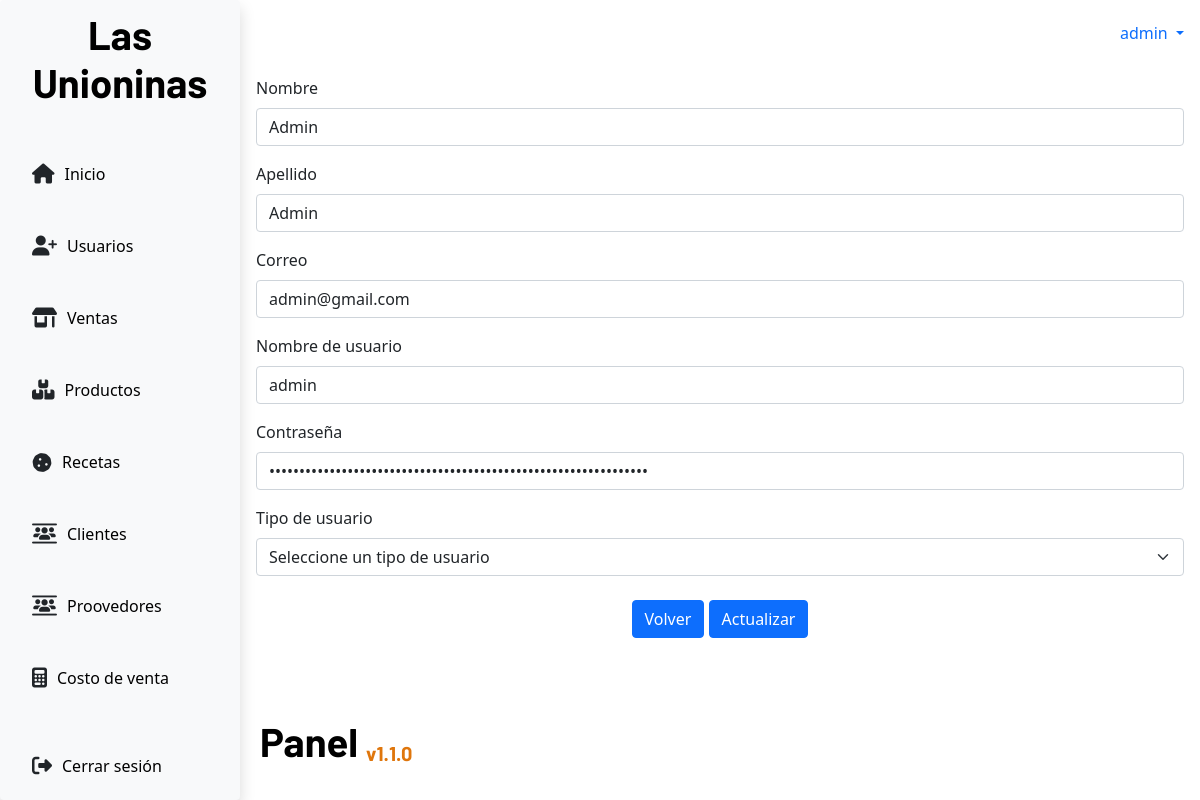
/users/update/4 (signed in), run on the app's committed database.
### app/models.py (models this page shows, shortened)
class UserCollaborator(models.Model):
    name = models.CharField(max_length=50,null=False)
    lastname = models.CharField(max_length=50,null=False)
    email = models.EmailField(max_length=100,null=False)
    username = models.CharField(max_length=50,null=False)
    password = models.BinaryField(max_length=150,null=False)
    role = models.CharField(
        max_length=20,
        choices=Roles.choices,
        default=Roles.NORMAL_USER
    )

### app/views.py (the view, shortened to what this page needs)
# urls.py: path('users/update/<int:id>',views.updateUser,name='updateUser'),
def updateUser(request,id):
    user = UserCollaborator.objects.get(id=id)
    admin = Roles.ADMIN
    normalUser = Roles.NORMAL_USER
    role = request.session.get("role")
    if role == "Admin":
        return render(request,'users/updateUser.html',{'user':user,'admin':admin,'normalUser':normalUser})
    else:
        return redirect("/")

### app/context_processors.py (called while the page is built)
def get_username(request):
    username = request.session.get('username', None)
    return {
        "username": username
    }

def get_role(request):
    role = request.session.get("role")
    return {
        "role": role
    }

def get_low_stock(request):
    low_stock = request.session.get("low_stock")
    return {
        "low_stock": low_stock
    }

### app/templates/users/updateUser.html (shortened to what this page needs)
{% extends 'base.html' %}
{% block content %}
<div>
    <form method="POST">
        <div class="mb-3">
          <label for="inputName" class="form-label">Nombre</label>
          <input type="text" class="form-control" id="inputName" name="name" value="{{user.name}}" maxlength="50" required>
        </div>
        <div class="mb-3">
          <label for="inputLastName" class="form-label">Apellido</label>
          <input type="text" class="form-control" id="inputLastName" name="lastname" value="{{user.lastname}}" maxlength="50" required>
        </div>
        <div class="mb-3">
          <label for="inputEmail" class="form-label">Correo</label>
          <input type="email" class="form-control" id="inputEmail" name="email" value="{{user.email}}" maxlength="100" required>
        </div>
        <div class="mb-3">
          <label for="inputUsername" class="form-label">Nombre de usuario</label>
          <input type="text" class="form-control" id="inputUsername" name="username" value="{{user.username}}" maxlength="25" required>
        </div>
        <div class="mb-3">
          <label for="inputPassword" class="form-label">Contraseña</label>
          <input type="password" class="form-control" id="exampleInputPassword" name="password" value="{{user.password}}" maxlength="100" minlength="5" required>
        </div>
        <div>
          <label for="inputUserType" class="form-label">Tipo de usuario</label name="role">
          <select class="form-select" aria-label="Default select example" name="role" required>
            <option selected>Seleccione un tipo de usuario</option>
          </select>
        </div>
        <div class="text-center pt-4">
          <a class="btn btn-primary" href="{% url 'usersTable'%}">Volver</a>
          <button type="submit" class="btn btn-primary text-center">Actualizar</button>
        </div>
      </form>
</div>
{% endblock content %}

### app/static/css/panel.css (style rules this page uses)
:root { --titles: "Barlow", sans-serif; --primary: #1ea4a2; --primary: #1ea4a2; --light: #eef0f4; --grey: #fafafa; --black: #06070a; --blackclaire: #1d2125; --oceanBlue: #172d4f; }
* { box-sizing: border-box; margin: 0; padding: 0; }
html, body { min-height: 100%; height: 100%; }

### data on the page
UserCollaborator: name "Admin", lastname "Admin", email "admin@gmail.com", username "admin"

### other printed values
{{ username }} "admin"
